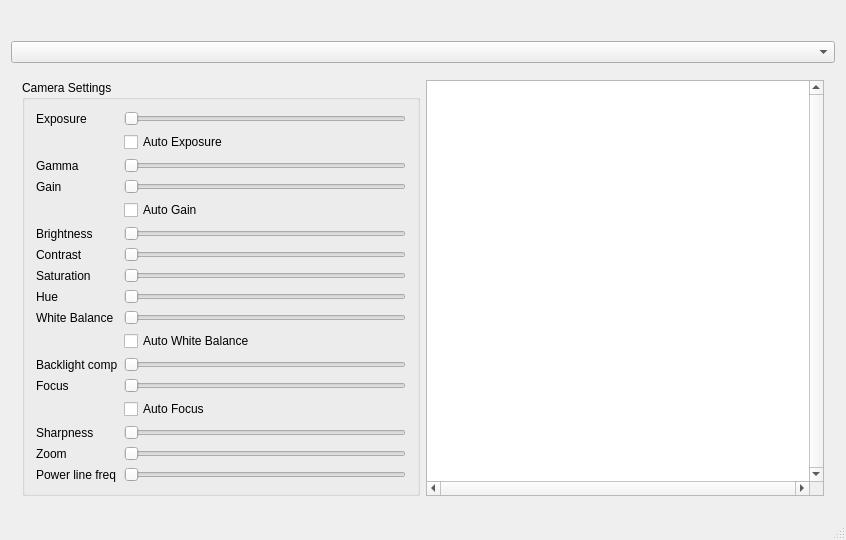
<?xml version="1.0" encoding="UTF-8"?>
<ui version="4.0">
 <class>MainWindow</class>
 <widget class="QMainWindow" name="MainWindow">
  <property name="geometry">
   <rect>
    <x>0</x>
    <y>0</y>
    <width>846</width>
    <height>540</height>
   </rect>
  </property>
  <property name="windowTitle">
   <string>OpenPnP-Capture Test Program</string>
  </property>
  <widget class="QWidget" name="centralWidget">
   <layout class="QVBoxLayout" name="verticalLayout">
    <item>
     <widget class="QLabel" name="frameDisplay">
      <property name="sizePolicy">
       <sizepolicy hsizetype="Preferred" vsizetype="Preferred">
        <horstretch>0</horstretch>
        <verstretch>1</verstretch>
       </sizepolicy>
      </property>
      <property name="text">
       <string/>
      </property>
     </widget>
    </item>
    <item>
     <widget class="QComboBox" name="cameraChooser"/>
    </item>
    <item>
     <widget class="QFrame" name="frame">
      <property name="sizePolicy">
       <sizepolicy hsizetype="Preferred" vsizetype="Fixed">
        <horstretch>0</horstretch>
        <verstretch>0</verstretch>
       </sizepolicy>
      </property>
      <property name="frameShape">
       <enum>QFrame::NoFrame</enum>
      </property>
      <property name="frameShadow">
       <enum>QFrame::Plain</enum>
      </property>
      <property name="lineWidth">
       <number>0</number>
      </property>
      <layout class="QHBoxLayout" name="horizontalLayout">
       <item>
        <widget class="QGroupBox" name="groupBox">
         <property name="sizePolicy">
          <sizepolicy hsizetype="Preferred" vsizetype="Minimum">
           <horstretch>0</horstretch>
           <verstretch>0</verstretch>
          </sizepolicy>
         </property>
         <property name="title">
          <string>Camera Settings</string>
         </property>
         <layout class="QGridLayout" name="gridLayout">
          <item row="14" column="1">
           <widget class="QSlider" name="sharpnessSlider">
            <property name="orientation">
             <enum>Qt::Horizontal</enum>
            </property>
           </widget>
          </item>
          <item row="16" column="1">
           <widget class="QSlider" name="powerlineFreqSlider">
            <property name="orientation">
             <enum>Qt::Horizontal</enum>
            </property>
           </widget>
          </item>
          <item row="16" column="0">
           <widget class="QLabel" name="label_13">
            <property name="text">
             <string>Power line freq</string>
            </property>
           </widget>
          </item>
          <item row="3" column="1">
           <widget class="QSlider" name="gainSlider">
            <property name="orientation">
             <enum>Qt::Horizontal</enum>
            </property>
           </widget>
          </item>
          <item row="3" column="0">
           <widget class="QLabel" name="label_2">
            <property name="text">
             <string>Gain</string>
            </property>
           </widget>
          </item>
          <item row="0" column="0">
           <widget class="QLabel" name="label">
            <property name="text">
             <string>Exposure</string>
            </property>
           </widget>
          </item>
          <item row="0" column="1">
           <widget class="QSlider" name="exposureSlider">
            <property name="orientation">
             <enum>Qt::Horizontal</enum>
            </property>
           </widget>
          </item>
          <item row="9" column="0">
           <widget class="QLabel" name="label_5">
            <property name="text">
             <string>White Balance</string>
            </property>
           </widget>
          </item>
          <item row="2" column="0">
           <widget class="QLabel" name="label_7">
            <property name="text">
             <string>Gamma</string>
            </property>
           </widget>
          </item>
          <item row="6" column="0">
           <widget class="QLabel" name="label_4">
            <property name="text">
             <string>Contrast</string>
            </property>
           </widget>
          </item>
          <item row="6" column="1">
           <widget class="QSlider" name="contrastSlider">
            <property name="orientation">
             <enum>Qt::Horizontal</enum>
            </property>
           </widget>
          </item>
          <item row="9" column="1">
           <widget class="QSlider" name="whitebalanceSlider">
            <property name="orientation">
             <enum>Qt::Horizontal</enum>
            </property>
           </widget>
          </item>
          <item row="2" column="1">
           <widget class="QSlider" name="gammaSlider">
            <property name="orientation">
             <enum>Qt::Horizontal</enum>
            </property>
           </widget>
          </item>
          <item row="5" column="1">
           <widget class="QSlider" name="brightnessSlider">
            <property name="orientation">
             <enum>Qt::Horizontal</enum>
            </property>
           </widget>
          </item>
          <item row="15" column="0">
           <widget class="QLabel" name="label_8">
            <property name="text">
             <string>Zoom</string>
            </property>
           </widget>
          </item>
          <item row="5" column="0">
           <widget class="QLabel" name="label_3">
            <property name="text">
             <string>Brightness</string>
            </property>
           </widget>
          </item>
          <item row="10" column="1">
           <widget class="QCheckBox" name="autoWhiteBalance">
            <property name="text">
             <string>Auto White Balance</string>
            </property>
           </widget>
          </item>
          <item row="15" column="1">
           <widget class="QSlider" name="zoomSlider">
            <property name="orientation">
             <enum>Qt::Horizontal</enum>
            </property>
           </widget>
          </item>
          <item row="1" column="1">
           <widget class="QCheckBox" name="autoExposure">
            <property name="text">
             <string>Auto Exposure</string>
            </property>
           </widget>
          </item>
          <item row="7" column="0">
           <widget class="QLabel" name="label_9">
            <property name="text">
             <string>Saturation</string>
            </property>
           </widget>
          </item>
          <item row="4" column="1">
           <widget class="QCheckBox" name="autoGain">
            <property name="text">
             <string>Auto Gain</string>
            </property>
           </widget>
          </item>
          <item row="12" column="1">
           <widget class="QSlider" name="focusSlider">
            <property name="orientation">
             <enum>Qt::Horizontal</enum>
            </property>
           </widget>
          </item>
          <item row="13" column="1">
           <widget class="QCheckBox" name="autoFocus">
            <property name="text">
             <string>Auto Focus</string>
            </property>
           </widget>
          </item>
          <item row="7" column="1">
           <widget class="QSlider" name="saturationSlider">
            <property name="orientation">
             <enum>Qt::Horizontal</enum>
            </property>
           </widget>
          </item>
          <item row="12" column="0">
           <widget class="QLabel" name="label_6">
            <property name="text">
             <string>Focus</string>
            </property>
           </widget>
          </item>
          <item row="11" column="1">
           <widget class="QSlider" name="backlightSlider">
            <property name="orientation">
             <enum>Qt::Horizontal</enum>
            </property>
           </widget>
          </item>
          <item row="11" column="0">
           <widget class="QLabel" name="label_11">
            <property name="text">
             <string>Backlight comp</string>
            </property>
           </widget>
          </item>
          <item row="8" column="0">
           <widget class="QLabel" name="label_10">
            <property name="text">
             <string>Hue</string>
            </property>
           </widget>
          </item>
          <item row="8" column="1">
           <widget class="QSlider" name="hueSlider">
            <property name="orientation">
             <enum>Qt::Horizontal</enum>
            </property>
           </widget>
          </item>
          <item row="14" column="0">
           <widget class="QLabel" name="label_12">
            <property name="text">
             <string>Sharpness</string>
            </property>
           </widget>
          </item>
         </layout>
        </widget>
       </item>
       <item>
        <widget class="QPlainTextEdit" name="logWidget">
         <property name="sizePolicy">
          <sizepolicy hsizetype="Expanding" vsizetype="Minimum">
           <horstretch>0</horstretch>
           <verstretch>0</verstretch>
          </sizepolicy>
         </property>
         <property name="verticalScrollBarPolicy">
          <enum>Qt::ScrollBarAlwaysOn</enum>
         </property>
         <property name="horizontalScrollBarPolicy">
          <enum>Qt::ScrollBarAlwaysOn</enum>
         </property>
         <property name="undoRedoEnabled">
          <bool>false</bool>
         </property>
         <property name="readOnly">
          <bool>true</bool>
         </property>
        </widget>
       </item>
      </layout>
     </widget>
    </item>
   </layout>
  </widget>
  <widget class="QMenuBar" name="menuBar">
   <property name="geometry">
    <rect>
     <x>0</x>
     <y>0</y>
     <width>846</width>
     <height>21</height>
    </rect>
   </property>
  </widget>
  <widget class="QStatusBar" name="statusBar"/>
 </widget>
 <layoutdefault spacing="6" margin="11"/>
 <resources/>
 <connections/>
</ui>
